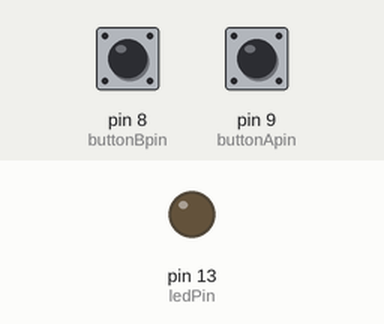
A sketch run on a simulated Arduino Uno, built with avr-gcc and run on an emulated ATmega328P. Shown: output pins drawn as LEDs (lit = HIGH). Inputs (shaded band) come from the test bench; at power-on: pin 9 (buttonApin) HIGH, pin 8 (buttonBpin) HIGH.

Above: at 1.2 s.
1.3 s: pin 9 (buttonApin) pulled LOW for 0.15 s
At 2.2 s:
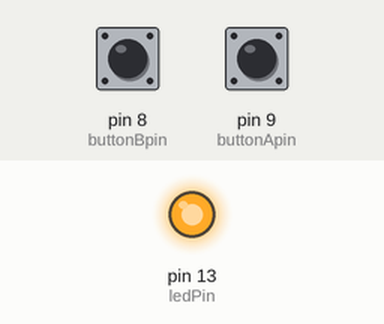
2.9 s: pin 8 (buttonBpin) pulled LOW for 0.15 s
At 3.4 s:
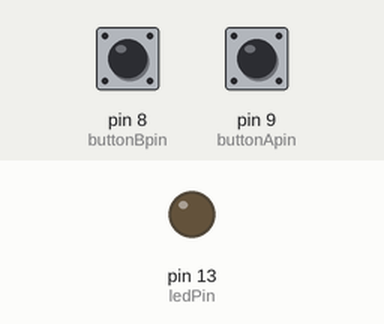
4.5 s: pin 9 (buttonApin) pulled LOW for 1 s
At 5.8 s:
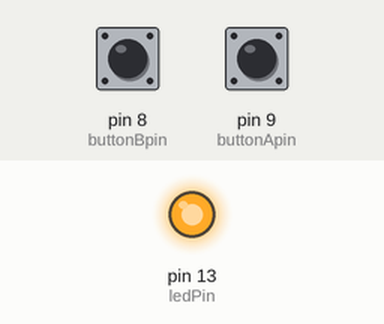
7.0 s: pin 8 (buttonBpin) driven LOW and pin 9 (buttonApin) driven LOW
At 8.0 s:
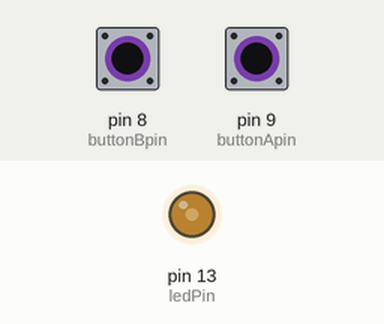
8.5 s: pin 8 (buttonBpin) driven HIGH
At 9.9 s:
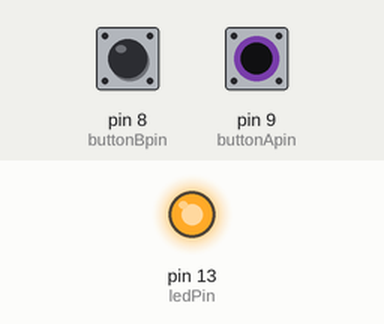
Timing chart, 0 to 11.0 s (numbered marks = the images above; inputs shaded):
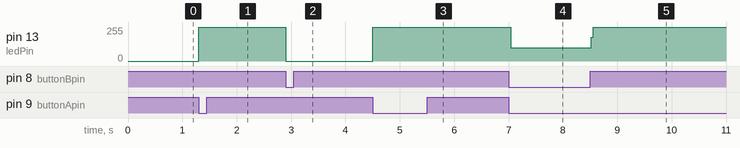

The sketch:

digital_inputs.ino
```cpp
int ledPin = 13; // pin for the led
int buttonApin = 9; // pin for button a
int buttonBpin = 8; // pin for button b

byte leds = 0; // variable to store led state

void setup()
{
  pinMode(ledPin, OUTPUT); // set led pin as output
  pinMode(buttonApin, INPUT_PULLUP); // set button a pin as input with pull-up resistor
  pinMode(buttonBpin, INPUT_PULLUP); // set button b pin as input with pull-up resistor
}

void loop()
{
  if (digitalRead(buttonApin) == LOW) // check if button a is pressed
  {
    digitalWrite(ledPin, HIGH); // turn on the led
  }
  if (digitalRead(buttonBpin) == LOW) // check if button b is pressed
  {
    digitalWrite(ledPin, LOW); // turn off the led
  }
}
```

Measured:
- after the input at 1.3 s, pin 13 (ledPin): 0/255 → 255/255 at once
- after the input at 2.9 s, pin 13 (ledPin): 255/255 → 0/255 at once
- after the input at 4.5 s, pin 13 (ledPin): 0/255 → 255/255 at once
- after the input at 7.0 s, pin 13 (ledPin): 255/255 → 100/255 at once
- after the input at 8.5 s, pin 13 (ledPin): 100/255 → 255/255 at once
